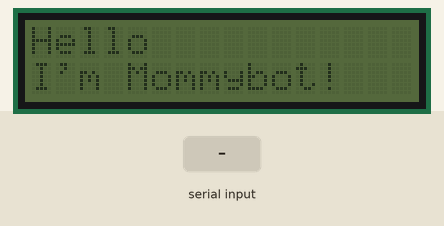
Recording of a sketch running on a simulated Arduino Uno, built with avr-gcc and run on an emulated ATmega328P. On the bench: 16×2 character LCD. The inputs (shaded band) are chosen by the test bench. What the sketch prints to the serial monitor is not drawn.

Above: at 1.2 s.
1.3 s: "1" received over Serial
At 2.32 s:
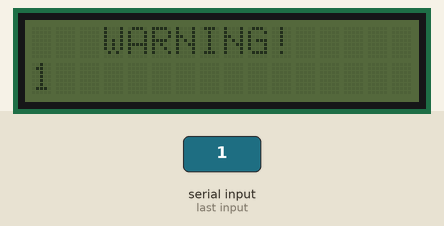
At 2.68 s:
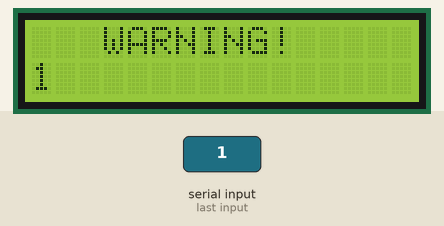

Measured:
- after the input at 1.3 s, the display: changes after 1.0 s (image 1)

The sketch:

Arduino_LCDwithSerial.ino
```cpp
//YWROBOT
//Compatible with the Arduino IDE 1.0
//Library version:1.1
#include <LiquidCrystal_I2C.h>
// Connecting to  0, 1 5v gnd

LiquidCrystal_I2C lcd(0x27,16,2);  // set the LCD address to 0x27 for a 16 chars and 2 line display
int count = 0;
int diod_pin = A1;
void setup()
{
  lcd.init();                      // LCD Initializing
  // Print a message to the LCD.
  lcd.noBacklight();                // Turn on Backlight
  lcd.setCursor(0,0);             // First char, First line
  lcd.print("Hello");
  lcd.setCursor(0,1);             // First char, Second Line
  lcd.print("I'm Mommybot!");

  Serial.begin(9600);
  Serial.println("Im Start");
}


void loop()
{
    int sensorValue = analogRead(diod_pin);
    //int outputValue = map(sensorValue, 0, 1023, 0, 255);

   // lcd.backlight();
    while(!Serial){} // wait unitil serial is working
    while(!Serial.available() ){} // wait unitil serial is working
    String text = Serial.readString(); // Get string from Serial port

    Serial.println(text);
    lcd.clear();
    lcd.setCursor(0,0);
    lcd.print("   WARNING!");
    lcd.setCursor(0,1);
    lcd.print(text);            // print text
    for(int i = 0; i<100; i++){ // Blink
      lcd.noBacklight();
      delay(50);
      lcd.backlight();
      delay(50);
    }
    lcd.noBacklight();
}
```
